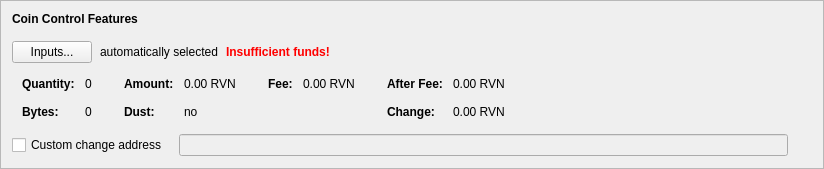
      <widget class="QFrame" name="frameCoinControl">
       <property name="sizePolicy">
        <sizepolicy hsizetype="Preferred" vsizetype="Fixed">
         <horstretch>0</horstretch>
         <verstretch>0</verstretch>
        </sizepolicy>
       </property>
       <property name="frameShape">
        <enum>QFrame::StyledPanel</enum>
       </property>
       <property name="frameShadow">
        <enum>QFrame::Raised</enum>
       </property>
       <layout class="QVBoxLayout" name="verticalLayout_4">
        <item>
         <layout class="QVBoxLayout" name="verticalLayoutCoinControl" stretch="0,0,0,0,0">
          <property name="spacing">
           <number>0</number>
          </property>
          <property name="sizeConstraint">
           <enum>QLayout::SetDefaultConstraint</enum>
          </property>
          <property name="leftMargin">
           <number>0</number>
          </property>
          <property name="topMargin">
           <number>0</number>
          </property>
          <item>
           <layout class="QHBoxLayout" name="horizontalLayoutCoinControl1">
            <property name="bottomMargin">
             <number>15</number>
            </property>
            <item>
             <widget class="QLabel" name="labelCoinControlFeatures">
              <property name="sizePolicy">
               <sizepolicy hsizetype="Preferred" vsizetype="Maximum">
                <horstretch>0</horstretch>
                <verstretch>0</verstretch>
               </sizepolicy>
              </property>
              <property name="font">
               <font>
                <weight>75</weight>
                <bold>true</bold>
               </font>
              </property>
              <property name="styleSheet">
               <string notr="true">font-weight:bold;</string>
              </property>
              <property name="text">
               <string>Coin Control Features</string>
              </property>
             </widget>
            </item>
           </layout>
          </item>
          <item>
           <layout class="QHBoxLayout" name="horizontalLayoutCoinControl2" stretch="0,0,0,0">
            <property name="spacing">
             <number>8</number>
            </property>
            <property name="bottomMargin">
             <number>10</number>
            </property>
            <item>
             <widget class="QPushButton" name="pushButtonCoinControl">
              <property name="styleSheet">
               <string notr="true"/>
              </property>
              <property name="text">
               <string>Inputs...</string>
              </property>
              <property name="autoDefault">
               <bool>false</bool>
              </property>
             </widget>
            </item>
            <item>
             <widget class="QLabel" name="labelCoinControlAutomaticallySelected">
              <property name="text">
               <string>automatically selected</string>
              </property>
              <property name="margin">
               <number>5</number>
              </property>
             </widget>
            </item>
            <item>
             <widget class="QLabel" name="labelCoinControlInsuffFunds">
              <property name="font">
               <font>
                <weight>75</weight>
                <bold>true</bold>
               </font>
              </property>
              <property name="styleSheet">
               <string notr="true">color:red;font-weight:bold;</string>
              </property>
              <property name="text">
               <string>Insufficient funds!</string>
              </property>
              <property name="margin">
               <number>5</number>
              </property>
             </widget>
            </item>
            <item>
             <spacer name="horizontalSpacerCoinControl">
              <property name="orientation">
               <enum>Qt::Horizontal</enum>
              </property>
              <property name="sizeHint" stdset="0">
               <size>
                <width>40</width>
                <height>1</height>
               </size>
              </property>
             </spacer>
            </item>
           </layout>
          </item>
          <item>
           <widget class="QWidget" name="widgetCoinControl" native="true">
            <property name="sizePolicy">
             <sizepolicy hsizetype="Preferred" vsizetype="Preferred">
              <horstretch>0</horstretch>
              <verstretch>0</verstretch>
             </sizepolicy>
            </property>
            <property name="minimumSize">
             <size>
              <width>0</width>
              <height>0</height>
             </size>
            </property>
            <property name="styleSheet">
             <string notr="true"/>
            </property>
            <layout class="QHBoxLayout" name="horizontalLayoutCoinControl5">
             <property name="leftMargin">
              <number>0</number>
             </property>
             <property name="topMargin">
              <number>0</number>
             </property>
             <property name="rightMargin">
              <number>0</number>
             </property>
             <property name="bottomMargin">
              <number>0</number>
             </property>
             <item>
              <layout class="QHBoxLayout" name="horizontalLayoutCoinControl3" stretch="0,0,0,1">
               <property name="spacing">
                <number>20</number>
               </property>
               <property name="topMargin">
                <number>0</number>
               </property>
               <property name="bottomMargin">
                <number>10</number>
               </property>
               <item>
                <layout class="QFormLayout" name="formLayoutCoinControl1">
                 <property name="horizontalSpacing">
                  <number>10</number>
                 </property>
                 <property name="verticalSpacing">
                  <number>14</number>
                 </property>
                 <property name="leftMargin">
                  <number>10</number>
                 </property>
                 <property name="topMargin">
                  <number>4</number>
                 </property>
                 <property name="rightMargin">
                  <number>6</number>
                 </property>
                 <item row="0" column="0">
                  <widget class="QLabel" name="labelCoinControlQuantityText">
                   <property name="font">
                    <font>
                     <weight>75</weight>
                     <bold>true</bold>
                    </font>
                   </property>
                   <property name="text">
                    <string>Quantity:</string>
                   </property>
                   <property name="margin">
                    <number>0</number>
                   </property>
                  </widget>
                 </item>
                 <item row="0" column="1">
                  <widget class="QLabel" name="labelCoinControlQuantity">
                   <property name="cursor">
                    <cursorShape>IBeamCursor</cursorShape>
                   </property>
                   <property name="contextMenuPolicy">
                    <enum>Qt::ActionsContextMenu</enum>
                   </property>
                   <property name="text">
                    <string notr="true">0</string>
                   </property>
                   <property name="margin">
                    <number>0</number>
                   </property>
                   <property name="textInteractionFlags">
                    <set>Qt::LinksAccessibleByMouse|Qt::TextSelectableByKeyboard|Qt::TextSelectableByMouse</set>
                   </property>
                  </widget>
                 </item>
                 <item row="1" column="0">
                  <widget class="QLabel" name="labelCoinControlBytesText">
                   <property name="font">
                    <font>
                     <weight>75</weight>
                     <bold>true</bold>
                    </font>
                   </property>
                   <property name="text">
                    <string>Bytes:</string>
                   </property>
                  </widget>
                 </item>
                 <item row="1" column="1">
                  <widget class="QLabel" name="labelCoinControlBytes">
                   <property name="cursor">
                    <cursorShape>IBeamCursor</cursorShape>
                   </property>
                   <property name="contextMenuPolicy">
                    <enum>Qt::ActionsContextMenu</enum>
                   </property>
                   <property name="text">
                    <string notr="true">0</string>
                   </property>
                   <property name="textInteractionFlags">
                    <set>Qt::LinksAccessibleByMouse|Qt::TextSelectableByKeyboard|Qt::TextSelectableByMouse</set>
                   </property>
                  </widget>
                 </item>
                </layout>
               </item>
               <item>
                <layout class="QFormLayout" name="formLayoutCoinControl2">
                 <property name="horizontalSpacing">
                  <number>10</number>
                 </property>
                 <property name="verticalSpacing">
                  <number>14</number>
                 </property>
                 <property name="leftMargin">
                  <number>6</number>
                 </property>
                 <property name="topMargin">
                  <number>4</number>
                 </property>
                 <property name="rightMargin">
                  <number>6</number>
                 </property>
                 <item row="0" column="0">
                  <widget class="QLabel" name="labelCoinControlAmountText">
                   <property name="font">
                    <font>
                     <weight>75</weight>
                     <bold>true</bold>
                    </font>
                   </property>
                   <property name="text">
                    <string>Amount:</string>
                   </property>
                   <property name="margin">
                    <number>0</number>
                   </property>
                  </widget>
                 </item>
                 <item row="0" column="1">
                  <widget class="QLabel" name="labelCoinControlAmount">
                   <property name="cursor">
                    <cursorShape>IBeamCursor</cursorShape>
                   </property>
                   <property name="contextMenuPolicy">
                    <enum>Qt::ActionsContextMenu</enum>
                   </property>
                   <property name="text">
                    <string notr="true">0.00 RVN</string>
                   </property>
                   <property name="textInteractionFlags">
                    <set>Qt::LinksAccessibleByMouse|Qt::TextSelectableByKeyboard|Qt::TextSelectableByMouse</set>
                   </property>
                  </widget>
                 </item>
                 <item row="1" column="0">
                  <widget class="QLabel" name="labelCoinControlLowOutputText">
                   <property name="font">
                    <font>
                     <weight>75</weight>
                     <bold>true</bold>
                    </font>
                   </property>
                   <property name="text">
                    <string>Dust:</string>
                   </property>
                  </widget>
                 </item>
                 <item row="1" column="1">
                  <widget class="QLabel" name="labelCoinControlLowOutput">
                   <property name="cursor">
                    <cursorShape>IBeamCursor</cursorShape>
                   </property>
                   <property name="contextMenuPolicy">
                    <enum>Qt::ActionsContextMenu</enum>
                   </property>
                   <property name="text">
                    <string notr="true">no</string>
                   </property>
                   <property name="textInteractionFlags">
                    <set>Qt::LinksAccessibleByMouse|Qt::TextSelectableByKeyboard|Qt::TextSelectableByMouse</set>
                   </property>
                  </widget>
                 </item>
                </layout>
               </item>
               <item>
                <layout class="QFormLayout" name="formLayoutCoinControl3">
                 <property name="horizontalSpacing">
                  <number>10</number>
                 </property>
                 <property name="verticalSpacing">
                  <number>14</number>
                 </property>
                 <property name="leftMargin">
                  <number>6</number>
                 </property>
                 <property name="topMargin">
                  <number>4</number>
                 </property>
                 <property name="rightMargin">
                  <number>6</number>
                 </property>
                 <item row="0" column="0">
                  <widget class="QLabel" name="labelCoinControlFeeText">
                   <property name="font">
                    <font>
                     <weight>75</weight>
                     <bold>true</bold>
                    </font>
                   </property>
                   <property name="text">
                    <string>Fee:</string>
                   </property>
                   <property name="margin">
                    <number>0</number>
                   </property>
                  </widget>
                 </item>
                 <item row="0" column="1">
                  <widget class="QLabel" name="labelCoinControlFee">
                   <property name="cursor">
                    <cursorShape>IBeamCursor</cursorShape>
                   </property>
                   <property name="contextMenuPolicy">
                    <enum>Qt::ActionsContextMenu</enum>
                   </property>
                   <property name="text">
                    <string notr="true">0.00 RVN</string>
                   </property>
                   <property name="textInteractionFlags">
                    <set>Qt::LinksAccessibleByMouse|Qt::TextSelectableByKeyboard|Qt::TextSelectableByMouse</set>
                   </property>
                  </widget>
                 </item>
                </layout>
               </item>
               <item>
                <layout class="QFormLayout" name="formLayoutCoinControl4">
                 <property name="horizontalSpacing">
                  <number>10</number>
                 </property>
                 <property name="verticalSpacing">
                  <number>14</number>
                 </property>
                 <property name="leftMargin">
                  <number>6</number>
                 </property>
                 <property name="topMargin">
                  <number>4</number>
                 </property>
                 <property name="rightMargin">
                  <number>6</number>
                 </property>
                 <item row="0" column="0">
                  <widget class="QLabel" name="labelCoinControlAfterFeeText">
                   <property name="font">
                    <font>
                     <weight>75</weight>
                     <bold>true</bold>
                    </font>
                   </property>
                   <property name="text">
                    <string>After Fee:</string>
                   </property>
                   <property name="margin">
                    <number>0</number>
                   </property>
                  </widget>
                 </item>
                 <item row="0" column="1">
                  <widget class="QLabel" name="labelCoinControlAfterFee">
                   <property name="cursor">
                    <cursorShape>IBeamCursor</cursorShape>
                   </property>
                   <property name="contextMenuPolicy">
                    <enum>Qt::ActionsContextMenu</enum>
                   </property>
                   <property name="text">
                    <string notr="true">0.00 RVN</string>
                   </property>
                   <property name="textInteractionFlags">
                    <set>Qt::LinksAccessibleByMouse|Qt::TextSelectableByKeyboard|Qt::TextSelectableByMouse</set>
                   </property>
                  </widget>
                 </item>
                 <item row="1" column="0">
                  <widget class="QLabel" name="labelCoinControlChangeText">
                   <property name="font">
                    <font>
                     <weight>75</weight>
                     <bold>true</bold>
                    </font>
                   </property>
                   <property name="text">
                    <string>Change:</string>
                   </property>
                  </widget>
                 </item>
                 <item row="1" column="1">
                  <widget class="QLabel" name="labelCoinControlChange">
                   <property name="cursor">
                    <cursorShape>IBeamCursor</cursorShape>
                   </property>
                   <property name="contextMenuPolicy">
                    <enum>Qt::ActionsContextMenu</enum>
                   </property>
                   <property name="text">
                    <string notr="true">0.00 RVN</string>
                   </property>
                   <property name="textInteractionFlags">
                    <set>Qt::LinksAccessibleByMouse|Qt::TextSelectableByKeyboard|Qt::TextSelectableByMouse</set>
                   </property>
                  </widget>
                 </item>
                </layout>
               </item>
              </layout>
             </item>
            </layout>
           </widget>
          </item>
          <item>
           <layout class="QHBoxLayout" name="horizontalLayoutCoinControl4" stretch="0,0,0">
            <property name="spacing">
             <number>12</number>
            </property>
            <property name="sizeConstraint">
             <enum>QLayout::SetDefaultConstraint</enum>
            </property>
            <property name="topMargin">
             <number>5</number>
            </property>
            <property name="rightMargin">
             <number>5</number>
            </property>
            <item>
             <widget class="QCheckBox" name="checkBoxCoinControlChange">
              <property name="toolTip">
               <string>If this is activated, but the change address is empty or invalid, change will be sent to a newly generated address.</string>
              </property>
              <property name="text">
               <string>Custom change address</string>
              </property>
             </widget>
            </item>
            <item>
             <widget class="QValidatedLineEdit" name="lineEditCoinControlChange">
              <property name="enabled">
               <bool>false</bool>
              </property>
              <property name="sizePolicy">
               <sizepolicy hsizetype="Expanding" vsizetype="Fixed">
                <horstretch>0</horstretch>
                <verstretch>0</verstretch>
               </sizepolicy>
              </property>
             </widget>
            </item>
            <item>
             <widget class="QLabel" name="labelCoinControlChangeLabel">
              <property name="sizePolicy">
               <sizepolicy hsizetype="Preferred" vsizetype="Expanding">
                <horstretch>0</horstretch>
                <verstretch>0</verstretch>
               </sizepolicy>
              </property>
              <property name="minimumSize">
               <size>
                <width>0</width>
                <height>0</height>
               </size>
              </property>
              <property name="text">
               <string/>
              </property>
              <property name="margin">
               <number>3</number>
              </property>
             </widget>
            </item>
           </layout>
          </item>
          <item>
           <spacer name="verticalSpacerCoinControl">
            <property name="orientation">
             <enum>Qt::Vertical</enum>
            </property>
            <property name="sizeType">
             <enum>QSizePolicy::Expanding</enum>
            </property>
            <property name="sizeHint" stdset="0">
             <size>
              <width>800</width>
              <height>1</height>
             </size>
            </property>
           </spacer>
          </item>
         </layout>
        </item>
       </layout>
      </widget>
